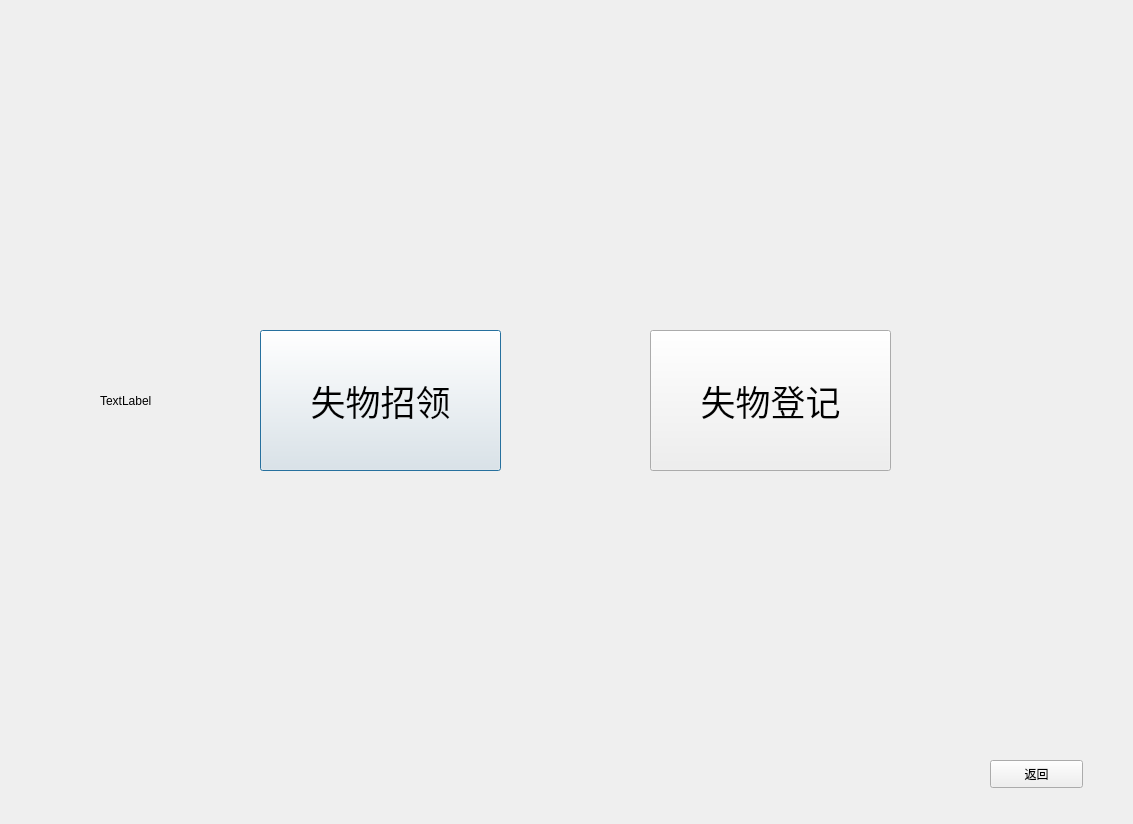
<?xml version="1.0" encoding="UTF-8"?>
<ui version="4.0">
 <class>Dialog</class>
 <widget class="QDialog" name="Dialog">
  <property name="geometry">
   <rect>
    <x>0</x>
    <y>0</y>
    <width>1133</width>
    <height>824</height>
   </rect>
  </property>
  <property name="windowTitle">
   <string>Dialog</string>
  </property>
  <widget class="QLabel" name="label_2">
   <property name="geometry">
    <rect>
     <x>100</x>
     <y>250</y>
     <width>941</width>
     <height>301</height>
    </rect>
   </property>
   <property name="text">
    <string>TextLabel</string>
   </property>
  </widget>
  <widget class="QPushButton" name="pushButton">
   <property name="geometry">
    <rect>
     <x>260</x>
     <y>330</y>
     <width>241</width>
     <height>141</height>
    </rect>
   </property>
   <property name="styleSheet">
    <string notr="true">QPushButton{
	font-size:35px;
}</string>
   </property>
   <property name="text">
    <string>失物招领</string>
   </property>
  </widget>
  <widget class="QPushButton" name="pushButton_2">
   <property name="geometry">
    <rect>
     <x>650</x>
     <y>330</y>
     <width>241</width>
     <height>141</height>
    </rect>
   </property>
   <property name="styleSheet">
    <string notr="true">QPushButton{
	font-size:35px;
}</string>
   </property>
   <property name="text">
    <string>失物登记</string>
   </property>
  </widget>
  <widget class="QPushButton" name="pushButton_3">
   <property name="geometry">
    <rect>
     <x>990</x>
     <y>760</y>
     <width>93</width>
     <height>28</height>
    </rect>
   </property>
   <property name="text">
    <string>返回</string>
   </property>
  </widget>
 </widget>
 <resources/>
 <connections/>
</ui>
